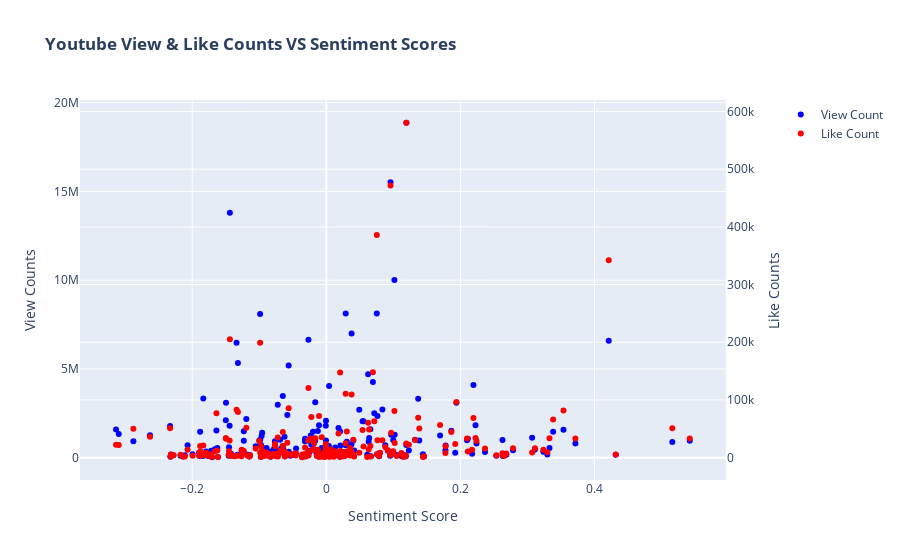

Notebook code cell kept with this figure:
### Code cell
fig = make_subplots(specs=[[{'secondary_y': True}]])

fig.add_trace(
        go.Scatter(
        x=video_comp_sentiments['avg_comp_sentiment'],
        y=video_comp_sentiments['vid_viewcount'],
        name='View Count',
        mode='markers',
        marker_color='Blue',
        text=video_comp_sentiments['vid_title'],
        hovertemplate='<b>%{text}</b> <br>Sentiment Value: %{x} <br>View Count: %{y}'),
        secondary_y=False
)

fig.add_trace(go.Scatter(
    x=video_comp_sentiments['avg_comp_sentiment'],
    y=video_comp_sentiments['vid_likecount'],
    name='Like Count',
    mode='markers',
    marker_color='Red',
    text=video_comp_sentiments['vid_title'],
    hovertemplate='<b>%{text}</b> <br>Sentiment Value: %{x} <br>Like Count: %{y}'),
    secondary_y=True
)

fig.update_layout(
    title="<b>Youtube View & Like Counts VS Sentiment Scores<b>",
    xaxis_title="Sentiment Score"
    # legend_title="Legend Title"
)

fig.update_yaxes(title_text="View Counts", secondary_y=False)
fig.update_yaxes(title_text="Like Counts", secondary_y=True)

fig.show(renderer='vscode')

### Figure 1 — Plotly figure (JSON) as saved in the notebook; plotly's stock layout.template omitted (floating-point values rounded to 4 significant figures; data arrays with more than 128 entries replaced by an {"elided": "..."} marker saying what was removed)
{"data": [{"hovertemplate": "<b>%{text}</b> <br>Sentiment Value: %{x} <br>View Count: %{y}", "marker": {"color": "Blue"}, "mode": "markers", "name": "View Count", "text": {"elided": "245 str values"}, "type": "scatter", "x": {"elided": "245 float values"}, "xaxis": "x", "y": {"elided": "245 int values"}, "yaxis": "y"}, {"hovertemplate": "<b>%{text}</b> <br>Sentiment Value: %{x} <br>Like Count: %{y}", "marker": {"color": "Red"}, "mode": "markers", "name": "Like Count", "text": {"elided": "245 str values"}, "type": "scatter", "x": {"elided": "245 float values"}, "xaxis": "x", "y": {"elided": "245 int values"}, "yaxis": "y2"}], "layout": {"title": {"text": "<b>Youtube View & Like Counts VS Sentiment Scores<b>"}, "xaxis": {"anchor": "y", "domain": [0, 0.94], "title": {"text": "Sentiment Score"}}, "yaxis": {"anchor": "x", "domain": [0, 1], "title": {"text": "View Counts"}}, "yaxis2": {"anchor": "x", "overlaying": "y", "side": "right", "title": {"text": "Like Counts"}}}}
